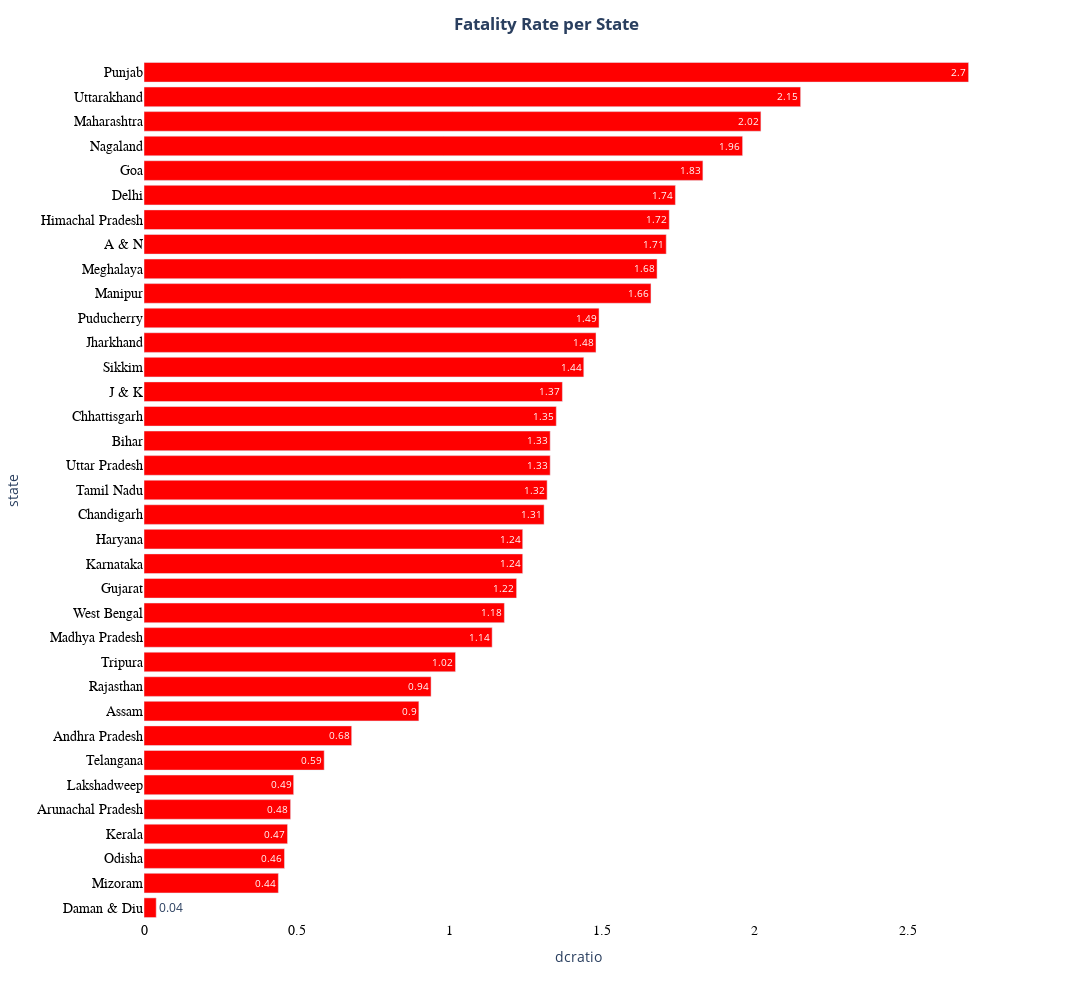

Notebook cell for this chart:
### Code cell
merged = merged[merged.dcratio > 0.0]
merged = merged.sort_values('dcratio', ascending = True)
fig = px.bar(merged, x="dcratio", y="state", orientation='h', text = 'dcratio')
fig.update_layout(
    title_text='<b>Fatality Rate per State<b>',
    title_x=0.5,
    paper_bgcolor='white',
    plot_bgcolor = "white",
    autosize=False,
    width= 1100,
    height=1000)
fig.update_traces(marker_color='red')
fig.update_xaxes(tickfont=dict(family='Rockwell', color='black', size=14))
fig.update_yaxes(tickfont=dict(family='Rockwell', color='black', size=14))
fig.show()

### Figure 1 — Plotly figure (JSON) as saved in the notebook; plotly's stock layout.template omitted (floating-point values rounded to 4 significant figures)
{"data": [{"alignmentgroup": "True", "hovertemplate": "dcratio=%{text}<br>state=%{y}<extra></extra>", "legendgroup": "", "marker": {"color": "red"}, "name": "", "offsetgroup": "", "orientation": "h", "showlegend": false, "text": [0.04, 0.44, 0.46, 0.47, 0.48, 0.49, 0.59, 0.68, 0.9, 0.94, 1.02, 1.14, 1.18, 1.22, 1.24, 1.24, 1.31, 1.32, 1.33, 1.33, 1.35, 1.37, 1.44, 1.48, 1.49, 1.66, 1.68, 1.71, 1.72, 1.74, 1.83, 1.96, 2.02, 2.15, 2.7], "textposition": "auto", "type": "bar", "x": [0.04, 0.44, 0.46, 0.47, 0.48, 0.49, 0.59, 0.68, 0.9, 0.94, 1.02, 1.14, 1.18, 1.22, 1.24, 1.24, 1.31, 1.32, 1.33, 1.33, 1.35, 1.37, 1.44, 1.48, 1.49, 1.66, 1.68, 1.71, 1.72, 1.74, 1.83, 1.96, 2.02, 2.15, 2.7], "xaxis": "x", "y": ["Daman & Diu", "Mizoram", "Odisha", "Kerala", "Arunachal Pradesh", "Lakshadweep", "Telangana", "Andhra Pradesh", "Assam", "Rajasthan", "Tripura", "Madhya Pradesh", "West Bengal", "Gujarat", "Karnataka", "Haryana", "Chandigarh", "Tamil Nadu", "Uttar Pradesh", "Bihar", "Chhattisgarh", "J & K", "Sikkim", "Jharkhand", "Puducherry", "Manipur", "Meghalaya", "A & N", "Himachal Pradesh", "Delhi", "Goa", "Nagaland", "Maharashtra", "Uttarakhand", "Punjab"], "yaxis": "y"}], "layout": {"autosize": false, "barmode": "relative", "height": 1000, "legend": {"tracegroupgap": 0}, "margin": {"t": 60}, "paper_bgcolor": "white", "plot_bgcolor": "white", "title": {"text": "<b>Fatality Rate per State<b>", "x": 0.5}, "width": 1100, "xaxis": {"anchor": "y", "domain": [0, 1], "tickfont": {"color": "black", "family": "Rockwell", "size": 14}, "title": {"text": "dcratio"}}, "yaxis": {"anchor": "x", "domain": [0, 1], "tickfont": {"color": "black", "family": "Rockwell", "size": 14}, "title": {"text": "state"}}}}
